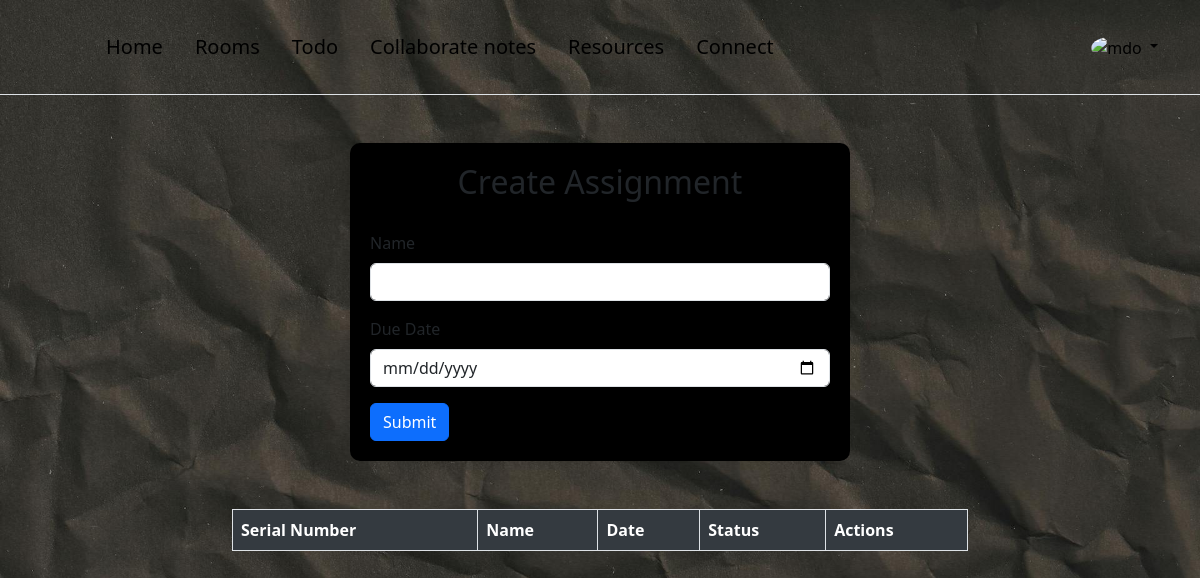
The app's page /todolist/assignments/ (signed in), older data.
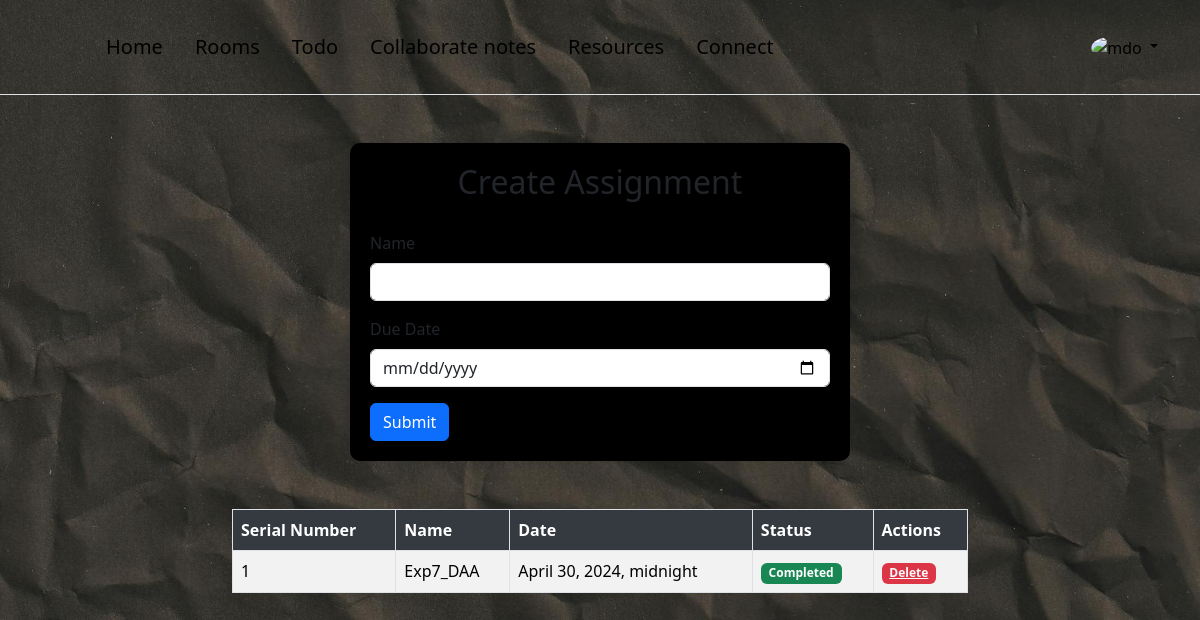
The same page, newer data.
### todolist/models.py (models this page shows, shortened)
class Assignment(models.Model):
    uuid = models.UUIDField(primary_key=True, default=uuid.uuid4, editable=False)
    name = models.CharField(max_length=200)
    due_date = models.DateTimeField()
    completed = models.BooleanField(default=False)

### todolist/views.py (the view)
# urls.py: path('assignments/', views.assignments, name='assignments'),
@login_required(login_url='accounts:login')
def assignments(request):
    assignments= Assignment.objects.all()
    currentTime = datetime.now().replace(tzinfo=None)
    for a in assignments:
        if a.due_date is not None:
            a.is_before_due_date = a.due_date.replace(tzinfo=None) < currentTime
        else:
            a.is_before_due_date = False
    context = {
        'currentTime': currentTime,
        'assignments': assignments
    }
    return render(request, 'todolist/assignments.html',context)

### frontend/templates/todolist/assignments.html (shortened to what this page needs)
{% extends "base/base.html" %}
{% load static %}
{% load widget_tweaks %}
{% block content %}
<div class="container my-5">
    <div class="row justify-content-center">
        <div class="col-md-6">
            <div class="form-container">
                <h2 class="form-title">Create Assignment</h2>
                <form action="{% url 'todolist:create_assignments' %}" method="POST">
                    <div class="mb-3">
                        <label for="exampleInputName" class="form-label">Name</label>
                        <input type="text" class="form-control" name="name" required>
                    </div>
                    <div class="mb-3">
                        <label for="exampleInputDate" class="form-label">Due Date</label>
                        <input type="date" class="form-control" name="due_date" required>
                    </div>
                    <button type="submit" class="btn btn-primary">Submit</button>
                </form>
            </div>
        </div>
    </div>
</div>
<div class="container table-container">
    <div class="row justify-content-center">
        <div class="col-md-8">
            <table class="table table-bordered table-striped">
                <thead>
                    <tr>
                        <th>Serial Number</th>
                        <th>Name</th>
                        <th>Date</th>
                        <th>Status</th>
                        <th>Actions</th>
                    </tr>
                </thead>
                <tbody>
                    {% for s in assignments %}
                        <tr class="{% if s.due_date > s.currentTime %}green-row{% else %}red-row{% endif %}">
                            {% if forloop.first %}
                                <td>1</td>
                            {% else %}
                                <td>{{ forloop.counter }}</td>
                            {% endif %}
                            <td>{{ s.name }}</td>
                            <td>{{ s.due_date }}</td>
                            <td>
                                {% if s.completed %}
                                    <span class="badge bg-success">Completed</span>
                                {% else %}
                                    <span class="badge bg-danger">Pending</span>
                                {% endif %}
                            </td>
                            <td>
                                <a class="badge bg-danger text-light" href="{% url 'todolist:delete_assignments' s.uuid %}">Delete</a>
                            </td>
                        </tr>
                    {% endfor %}
                </tbody>
            </table>
        </div>
    </div>
</div>
{% endblock %}

### frontend/templates/base/base.html (shortened to what this page needs)
{% load static %}
<!DOCTYPE html>
<html lang="en">
<head>
  <link href="{% static "dist/css/bootstrap.min.css"%}" rel="stylesheet">
</head>
<body>
  <header class="p-4  border-bottom">
    <div class="container">
      <div class="d-flex flex-wrap align-items-center justify-content-center justify-content-lg-start">
        <a href="/" class="d-flex align-items-center mb-2 mb-lg-0 link-body-emphasis text-decoration-none">
          <svg class="bi me-2" width="40" height="32" role="img" aria-label="Bootstrap"><use xlink:href="#bootstrap"></use></svg>
        </a>
        <ul class="nav col-12 col-lg-auto me-lg-auto mb-2 justify-content-center mb-md-0" style="font-size: 20px;">
          <li><a href="#" class="nav-link px-3 link-body-emphasis">Home</a></li>
          <li><a href="{% url "room:rooms" %}" class="nav-link px-3 link-body-emphasis">Rooms</a></li>
          <li><a href="{% url "todolist:index" %}" class="nav-link px-3 link-body-emphasis">Todo</a></li>
          <li><a href="{% url 'notes:note_list' %}" class="nav-link px-3 link-body-emphasis">Collaborate notes</a>
          </li>
          <li><a href="{% url 'resources:index' %}" class="nav-link px-3 link-body-emphasis">Resources</a></li>
          <li><a href="{% url 'connections:connect' %}" class="nav-link px-3 link-body-emphasis">Connect</a></li>
        </ul>
        <div class="dropdown text-end">
          <a href="#" class="d-block link-body-emphasis text-decoration-none dropdown-toggle" data-bs-toggle="dropdown" aria-expanded="false">
            <img src="{% static 'media/user.jpg' %}" alt="mdo" width="32" height="32" class="rounded-circle">
          </a>
        </div>
      </div>
    </div>
  </header>
  <div>
    {% block content %}
    {% endblock %}
  </div>
</body>
</html>

Row changes from the older to the newer data that the page shows:
added Assignment: name "Exp7_DAA", due_date "April 30, 2024, midnight", completed "Completed"
